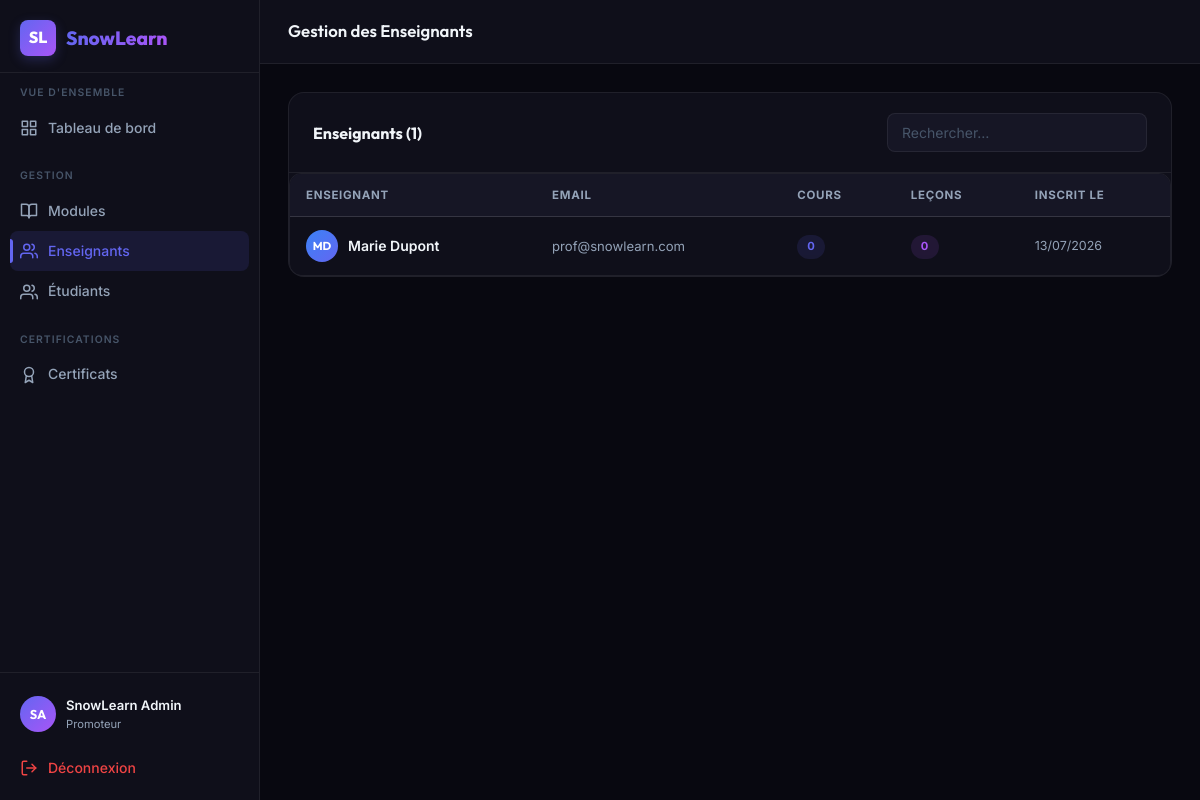
Screenshot of /admin/teachers.php (signed in) with the database file from the repository.
### tables this page shows
CREATE TABLE IF NOT EXISTS users (
    id          INT AUTO_INCREMENT PRIMARY KEY,
    nom         VARCHAR(100)  NOT NULL,
    prenom      VARCHAR(100)  NOT NULL,
    email       VARCHAR(191)  NOT NULL UNIQUE,
    password    VARCHAR(255)  NOT NULL,
    role        ENUM('admin','teacher','student') NOT NULL DEFAULT 'student',
    avatar      VARCHAR(255)  DEFAULT NULL,
    bio         TEXT          DEFAULT NULL,
    created_at  DATETIME      DEFAULT CURRENT_TIMESTAMP,
    updated_at  DATETIME      DEFAULT CURRENT_TIMESTAMP ON UPDATE CURRENT_TIMESTAMP
);

### includes/auth.php (called while the page is built, shortened)
<?php
function sanitize(string $str): string {
    return htmlspecialchars(trim($str), ENT_QUOTES, 'UTF-8');
}

### admin/teachers.php (the view, shortened to what this page needs)
<?php
require_once '../includes/auth.php';
$db = getDB();
$teachers = $db->query("
    SELECT u.*,
           COUNT(DISTINCT c.id) AS nb_courses,
           COUNT(DISTINCT l.id) AS nb_lessons
    FROM users u
    LEFT JOIN courses c ON c.teacher_id = u.id
    LEFT JOIN lessons l ON l.course_id = c.id
    WHERE u.role = 'teacher'
    GROUP BY u.id
    ORDER BY u.created_at DESC
")->fetchAll();
?>
<!DOCTYPE html>
<html lang="fr">
<head>
  <link rel="stylesheet" href="../assets/css/style.css">
</head>
<body>
<div class="shell">
  <?php include '../includes/sidebar_admin.php'; ?>
  <div class="main-content">
    <header class="topbar">
      <span class="topbar-title">Gestion des Enseignants</span>
    </header>
    <main class="page-body">
      <div class="card">
        <div class="card-header">
          <h3>Enseignants (<?= count($teachers) ?>)</h3>
          <input class="form-control" type="search" id="search-te" placeholder="Rechercher…" style="max-width:260px;">
        </div>
        <div class="table-wrap">
          <table id="te-table">
            <thead>
              <tr><th>Enseignant</th><th>Email</th><th>Cours</th><th>Leçons</th><th>Inscrit le</th></tr>
            </thead>
            <tbody>
              <?php foreach ($teachers as $t): ?>
              <tr>
                <td>
                  <div style="display:flex;align-items:center;gap:10px;">
                    <div class="user-avatar" style="width:32px;height:32px;font-size:.72rem;background:linear-gradient(135deg,var(--info),var(--primary));"><?= strtoupper(substr($t['prenom'],0,1).substr($t['nom'],0,1)) ?></div>
                    <span style="font-weight:600;font-size:.875rem;"><?= sanitize($t['prenom'].' '.$t['nom']) ?></span>
                  </div>
                </td>
                <td style="font-size:.82rem;color:var(--text-muted);"><?= sanitize($t['email']) ?></td>
                <td><span class="badge badge-indigo"><?= $t['nb_courses'] ?></span></td>
                <td><span class="badge badge-violet"><?= $t['nb_lessons'] ?></span></td>
                <td style="font-size:.78rem;color:var(--text-muted);"><?= date('d/m/Y', strtotime($t['created_at'])) ?></td>
              </tr>
              <?php endforeach; ?>
            </tbody>
          </table>
        </div>
      </div>
    </main>
  </div>
</div>
</body>
</html>

### assets/css/style.css (style rules this page uses)
:root { --bg: #080810; --surface: #0f0f1a; --surface2: #161625; --surface3: #1e1e30; --glass: rgba(255,255,255,0.04); --glass-hover: rgba(255,255,255,0.07); --primary: #6366f1; --primary-hover: #4f46e5; --primary-dark: #3730a3; --primary-light: rgba(99,102,241,0.12); --primary-glow: rgba(99,102,241,0.25); --accent: #a855f7; --accent-hover: #9333ea; --accent-light: rgba(168,85,247,0.12); --accent-glow: rgba(168,85,247,0.25); --success: #10b981; --success-light: rgba(16,185,129,0.12); --warning: #f59e0b; --warning-light: rgba(245,158,11,0.12); --danger: #ef4444; --danger-light: rgba(239,68,68,0.12); --info: #3b82f6; --info-light: rgba(59,130,246,0.12); --text: #f1f5f9; --text-muted: #94a3b8; --text-light: #64748b; --text-dim: #475569; --border: rgba(255,255,255,0.07); --border-hover: rgba(255,255,255,0.14); --border-focus: rgba(99,102,241,0.5); --radius-xs: 4px; --radius-sm: 8px; --radius: 12px; --radius-lg: 16px; --radius-xl: 24px; --shadow-sm: 0 1px 3px rgba(0,0,0,0.4); --shadow: 0 4px 16px rgba(0,0,0,0.5); --shadow-lg: 0 8px 32px rgba(0,0,0,0.6); --shadow-glow: 0 0 40px rgba(99,102,241,0.15); --sidebar-w: 260px; --topbar-h: 64px; --t: 0.18s ease; --t-slow: 0.3s cubic-bezier(0.16,1,0.3,1); }
*, *::before, *::after { box-sizing: border-box; margin: 0; padding: 0; }
html { font-size: 16px; scroll-behavior: smooth; -webkit-font-smoothing: antialiased; -moz-osx-font-smoothing: grayscale; }
body { font-family: 'Inter', system-ui, sans-serif; background: var(--bg); color: var(--text); line-height: 1.6; min-height: 100vh; }
button, input, select, textarea { font-family: inherit; }
h1,h2,h3,h4,h5,h6 { font-family: 'Outfit', system-ui, sans-serif; font-weight: 700; line-height: 1.25; color: var(--text); }
.shell { display: flex; min-height: 100vh; }
.user-avatar { width: 36px; height: 36px; border-radius: 50%; background: linear-gradient(135deg, var(--primary), var(--accent)); display: flex; align-items: center; justify-content: center; font-size: 0.8rem; font-weight: 700; color: #fff; flex-shrink: 0; font-family: 'Outfit', sans-serif; }
.main-content { flex: 1; margin-left: var(--sidebar-w); display: flex; flex-direction: column; min-height: 100vh; }
.topbar { height: var(--topbar-h); background: var(--surface); border-bottom: 1px solid var(--border); display: flex; align-items: center; padding: 0 28px; gap: 16px; position: sticky; top: 0; z-index: 50; }
.topbar-title { font-family: 'Outfit', sans-serif; font-weight: 600; font-size: 1.05rem; color: var(--text); }
.page-body { flex: 1; padding: 28px; max-width: 1440px; width: 100%; }
.card { background: var(--surface); border: 1px solid var(--border); border-radius: var(--radius-lg); overflow: hidden; transition: var(--t); }
.card-header { display: flex; align-items: center; justify-content: space-between; padding: 20px 24px; border-bottom: 1px solid var(--border); }
.card-header h3 { font-size: 1rem; font-weight: 700; }
.form-control { width: 100%; background: var(--surface2); border: 1px solid var(--border); border-radius: var(--radius-sm); color: var(--text); padding: 10px 14px; font-size: 0.875rem; transition: var(--t); outline: none; -webkit-appearance: none; }
.form-control::placeholder { color: var(--text-dim); }
.table-wrap { overflow-x: auto; border-radius: var(--radius); border: 1px solid var(--border); }
table { width: 100%; border-collapse: collapse; font-size: 0.875rem; }
thead tr { background: var(--surface2); border-bottom: 1px solid var(--border); }
th { padding: 12px 16px; text-align: left; font-size: 0.72rem; font-weight: 700; text-transform: uppercase; letter-spacing: 0.06em; color: var(--text-muted); white-space: nowrap; }
tbody tr { border-bottom: 1px solid var(--border); transition: var(--t); }
tbody tr:last-child { border-bottom: none; }
td { padding: 13px 16px; color: var(--text); vertical-align: middle; }
.badge { display: inline-flex; align-items: center; gap: 5px; padding: 3px 10px; border-radius: 99px; font-size: 0.7rem; font-weight: 700; letter-spacing: 0.03em; }
.badge-indigo { background: var(--primary-light); color: var(--primary); }
.badge-violet { background: var(--accent-light); color: var(--accent); }

### rows the page displays
users: substr($t['prenom'],0,1).substr($t['nom'],0,1) "MD", prenom+nom "Marie Dupont", email "prof@snowlearn.com", nb_courses "0", nb_lessons "0", created_at "13/07/2026"

### other values shown
$initials "SA"
getUserFullName() "SnowLearn Admin"
count($teachers) "1"
